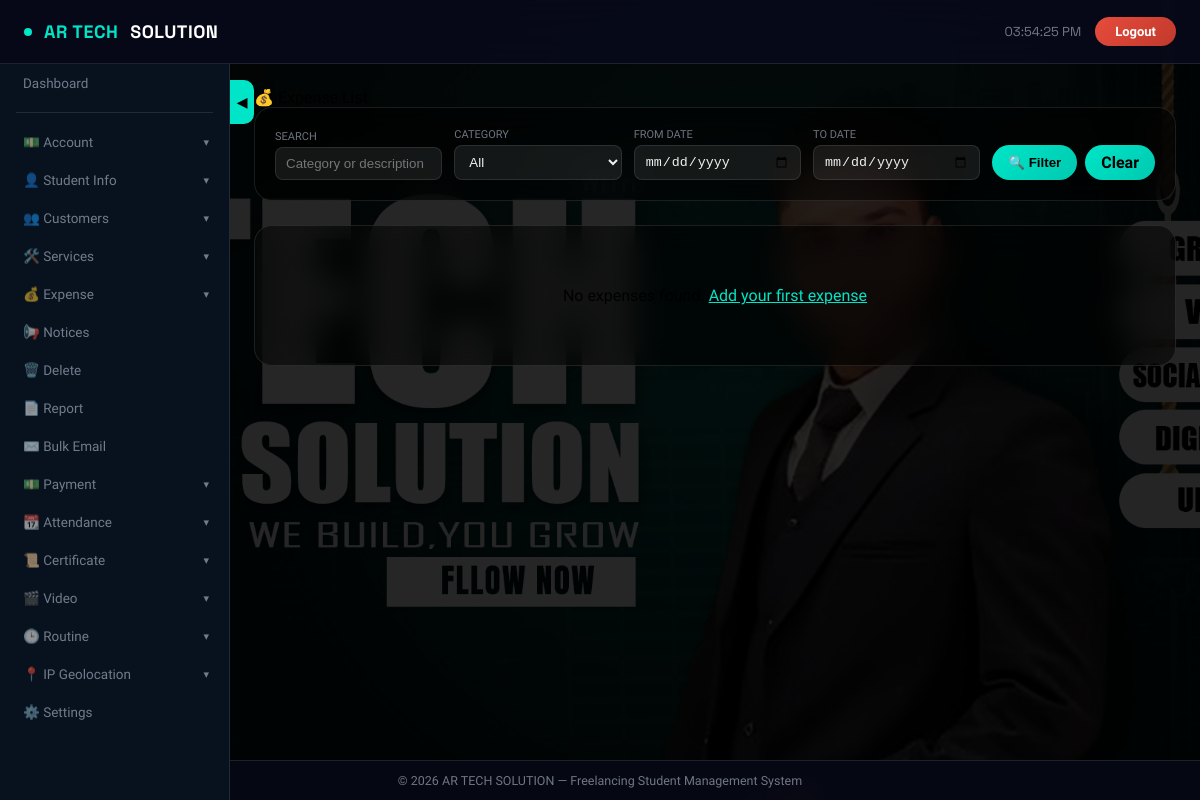
The page /admin/expense_list.php?category=Marketing (signed in) on the database as committed earlier.
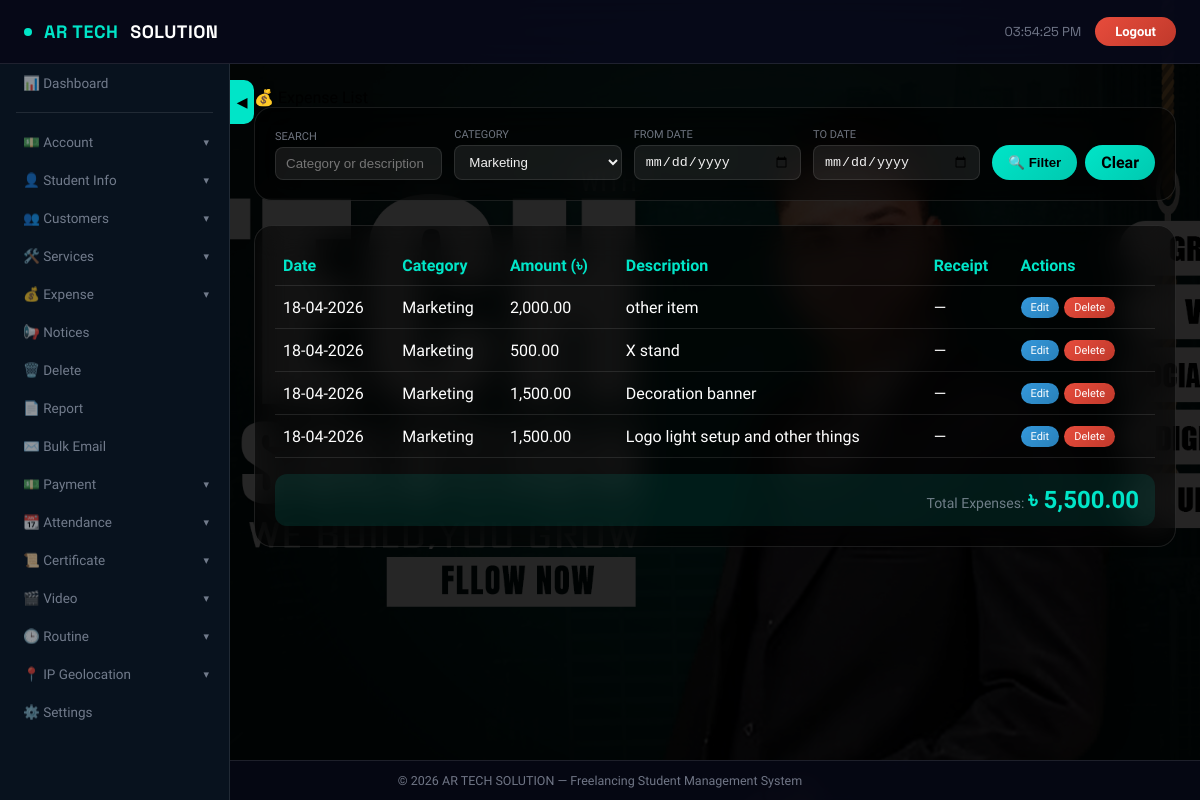
The same page on the database as committed later.
### tables this page shows
CREATE TABLE `expenses` (
  `id` int(11) NOT NULL,
  `category` varchar(100) NOT NULL,
  `amount` decimal(10,2) NOT NULL,
  `expense_date` date NOT NULL,
  `description` text DEFAULT NULL,
  `receipt_file` varchar(255) DEFAULT NULL,
  `created_by` varchar(100) DEFAULT NULL,
  `created_at` timestamp NOT NULL DEFAULT current_timestamp()
);

### admin/config.php (called while the page is built, shortened)
<?php
if (!isset($conn)) {
    $conn = new mysqli("localhost", "root", "", "freelancing");
}
$settings = [];
$result = $conn->query("SELECT setting_key, setting_value FROM app_settings");
if ($result) {
    while ($row = $result->fetch_assoc()) {
        $settings[$row['setting_key']] = $row['setting_value'];
    }
}
$dark_mode = isset($settings['dark_mode']) && $settings['dark_mode'] == '1';
$sidebar_labels = isset($settings['sidebar_labels']) ? json_decode($settings['sidebar_labels'], true) : [];
function get_sidebar_label($key, $default) {
    global $sidebar_labels;
    return isset($sidebar_labels[$key]) && !empty($sidebar_labels[$key])
           ? htmlspecialchars($sidebar_labels[$key])
           : $default;
}
?>

### admin/expense_list.php (the view, shortened to what the changed rows need)
<?php
require_once 'config.php';
$category_filter = isset($_GET['category']) ? trim($_GET['category']) : '';
$sql = "SELECT * FROM expenses WHERE 1=1";
$params = [];
$types = "";
if (!empty($category_filter)) {
    $sql .= " AND category = ?";
    $params[] = $category_filter;
    $types .= "s";
}
$sql .= " ORDER BY expense_date DESC, id DESC";
if (!empty($params)) {
    $stmt = $conn->prepare($sql);
    $stmt->bind_param($types, ...$params);
    $stmt->execute();
    $expenses = $stmt->get_result()->fetch_all(MYSQLI_ASSOC);
} else {
    $result = $conn->query($sql);
    $expenses = $result->fetch_all(MYSQLI_ASSOC);
}
$categories = $conn->query("SELECT DISTINCT category FROM expenses ORDER BY category")->fetch_all(MYSQLI_ASSOC);
$total_expenses = array_sum(array_column($expenses, 'amount'));
?>
<!DOCTYPE html>
<html lang="en">
<head>
</head>
<body class="<?php echo $dark_mode ? 'dark-mode' : ''; ?>">
<?php include 'navigation.php'; ?>
<main class="main" id="mainContent">
    <div class="card">
        <form method="GET" class="filter-form">
            <div class="filter-group"><label>Category</label><select name="category"><option value="">All</option><?php foreach ($categories as $cat): ?><option value="<?php echo htmlspecialchars($cat['category']); ?>" <?php echo ($category_filter == $cat['category']) ? 'selected' : ''; ?>><?php echo htmlspecialchars($cat['category']); ?></option><?php endforeach; ?></select></div>
        </form>
    </div>
    <div class="table-card">
        <?php if (empty($expenses)): ?>
            <div style="text-align:center; padding:40px;">No expenses found. <a href="add_expense.php" style="color:var(--accent);">Add your first expense</a></div>
        <?php else: ?>
            <div style="overflow-x:auto;">
                <table>
                    <thead><tr><th>Date</th><th>Category</th><th>Amount (৳)</th><th>Description</th><th>Receipt</th><th>Actions</th></tr></thead>
                    <tbody>
                        <?php foreach ($expenses as $exp): ?>
                        <tr>
                            <td><?php echo date('d-m-Y', strtotime($exp['expense_date'])); ?></td>
                            <td><?php echo htmlspecialchars($exp['category']); ?></td>
                            <td><?php echo number_format($exp['amount'], 2); ?></td>
                            <td><?php echo htmlspecialchars($exp['description']); ?></td>
                            <td><?php if ($exp['receipt_file']): ?><a href="uploads/expenses/<?php echo urlencode($exp['receipt_file']); ?>" target="_blank" style="color:var(--accent);">View</a><?php else: ?>—<?php endif; ?></td>
                            <td><a href="edit_expense.php?id=<?php echo $exp['id']; ?>" class="btn-small">Edit</a><a href="?delete=<?php echo $exp['id']; ?>" class="btn-small btn-danger" onclick="return confirm('Delete this expense?')">Delete</a></td>
                        </tr>
                        <?php endforeach; ?>
                    </tbody>
                </table>
            </div>
            <div class="total-box">
                <span class="total-label">Total Expenses:</span>
                <span class="total-amount">৳ <?php echo number_format($total_expenses, 2); ?></span>
            </div>
        <?php endif; ?>
    </div>
</main>
</body>
</html>

### admin/navigation.php (shortened to what the changed rows need)
<aside class="sidebar" id="sidebar">
    <a href="dashboard.php"><?php echo get_sidebar_label('dashboard', '📊 Dashboard'); ?></a>
    <div class="sidebar-divider"></div>
    <div class="menu-group">
        <div class="menu-toggle"><?php echo get_sidebar_label('account', '💵 Account'); ?> <span class="menu-arrow">▾</span></div>
    </div>
    <div class="menu-group">
        <div class="menu-toggle"><?php echo get_sidebar_label('student_info', '👤 Student Info'); ?> <span class="menu-arrow">▾</span></div>
    </div>
    <div class="menu-group">
        <div class="menu-toggle"><?php echo get_sidebar_label('customers', '👥 Customers'); ?> <span class="menu-arrow">▾</span></div>
    </div>
    <div class="menu-group">
        <div class="menu-toggle"><?php echo get_sidebar_label('services', '🛠️ Services'); ?> <span class="menu-arrow">▾</span></div>
    </div>
    <div class="menu-group">
        <div class="menu-toggle"><?php echo get_sidebar_label('expense', '💰 Expense'); ?> <span class="menu-arrow">▾</span></div>
    </div>
        <a href="notices.php"><?php echo get_sidebar_label('notices', '📢 Notices'); ?></a>
    <a href="delete.php"><?php echo get_sidebar_label('delete', '🗑️ Delete'); ?></a>
    <a href="report.php"><?php echo get_sidebar_label('report', '📄 Report'); ?></a>
    <a href="bulk_email.php"><?php echo get_sidebar_label('Bulk_Email', '✉️ Bulk Email'); ?></a>
    <div class="menu-group">
        <div class="menu-toggle"><?php echo get_sidebar_label('payment', '💵 Payment'); ?> <span class="menu-arrow">▾</span></div>
    </div>
    <div class="menu-group">
        <div class="menu-toggle"><?php echo get_sidebar_label('attendance', '📆 Attendance'); ?> <span class="menu-arrow">▾</span></div>
    </div>
    <div class="menu-group">
        <div class="menu-toggle"><?php echo get_sidebar_label('certificate', '📜 Certificate'); ?> <span class="menu-arrow">▾</span></div>
    </div>
    <div class="menu-group">
        <div class="menu-toggle"><?php echo get_sidebar_label('video', '🎬 Video'); ?> <span class="menu-arrow">▾</span></div>
    </div>
    <div class="menu-group">
        <div class="menu-toggle"><?php echo get_sidebar_label('routine', '🕒 Routine'); ?> <span class="menu-arrow">▾</span></div>
    </div>
    <div class="menu-group">
        <div class="menu-toggle"><?php echo get_sidebar_label('iplocator', '📍 IP Geolocation'); ?> <span class="menu-arrow">▾</span></div>
    </div>
    <a href="settings.php"><?php echo get_sidebar_label('settings', '⚙️ Settings'); ?></a>
</aside>

Rows that differ between the two databases and show on the page:
added expenses: expense_date "18-04-2026", category "Marketing", amount "2,000.00", description "other item"
added expenses: expense_date "18-04-2026", category "Marketing", amount "500.00", description "X stand"
added expenses: expense_date "18-04-2026", category "Marketing", amount "1,500.00", description "Decoration banner"
added expenses: expense_date "18-04-2026", category "Marketing", amount "1,500.00", description "Logo light setup and other things"
Other text that changed with them:
get_sidebar_label('dashboard', '📊 Dashboard'): "Dashboard" → "📊 Dashboard"
form field category: "All" → "Marketing"
$total_expenses: (not shown) → "5,500.00"
text no longer shown: "No expenses found. Add your first expense"
text now shown: "Date Category Amount (৳) Description Receipt Actions Total Expenses: ৳"
